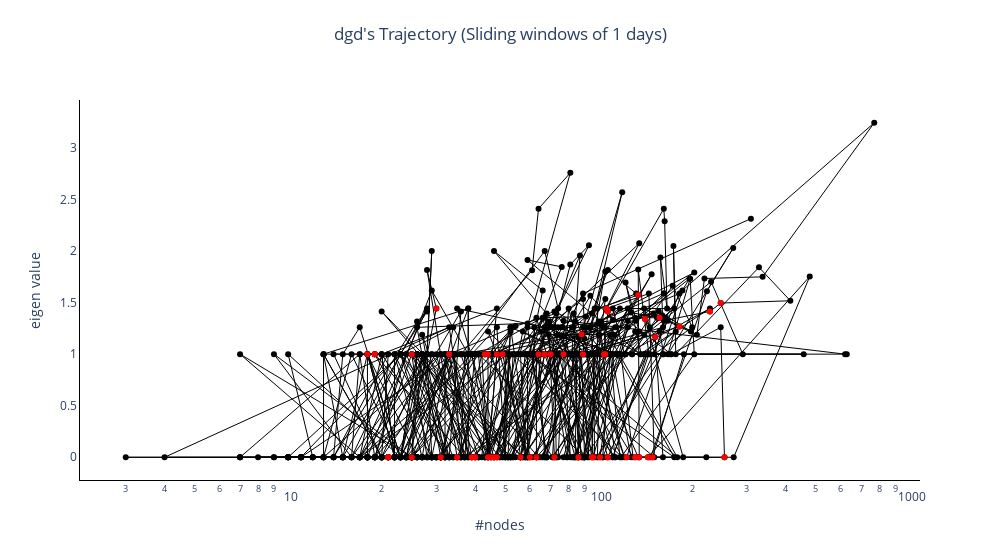

Notebook code for this chart:
### Code cell
fig = go.Figure()
# take the real values of the eigens, ignore the complex values.
df_sliding['e1'] = df_sliding['e1'].apply(lambda x: x.real)
df_sliding['e2'] = df_sliding['e2'].apply(lambda x: x.real)
df_sliding['e3'] = df_sliding['e3'].apply(lambda x: x.real)

# Scatter plot with black lines and markers for the entire dataset
fig.add_trace(go.Scatter(
    x=df_sliding['#nodes'],
    y=df_sliding['e1'],
    mode='lines+markers',
    name='Entire Dataset',
    line=dict(width=1, color='black')
))

# Scatter plot with red lines and markers for the dates in df_sliding that also appear in df_events
event_days_data = df_sliding[df_sliding['window_start'].isin(df_events['date'])]
fig.add_trace(go.Scatter(
    x=event_days_data['#nodes'],
    y=event_days_data['e1'],
    mode='markers',
    name='Event Days',
    line=dict(width=1, color='red')
))

# Customize the layout
fig.update_layout(
    title=dict(
        text=network_name+'\'s Trajectory (Sliding windows of '+str(window_size)+' days)',  # Set the title here
        x=0.5,  # Center the title horizontally (0.5 means middle)
        y=0.95,  # Adjust the vertical position as needed (0.95 is near the top)
    ),
    xaxis=dict(title='#nodes'),
    yaxis=dict(title='eigen value'),
    paper_bgcolor='white',  # Set the background color to white
    plot_bgcolor='white',   # Set the plot area background color to white
    width=1000
    
)

fig.update_xaxes(linecolor='black',type="log")
fig.update_yaxes(linecolor='black')
fig.update_traces(showlegend=False)
# Show the plot

fig.show()
fig.write_image(file_path+"eigens_"+network_name+"_"+str(window_size)+".png")

### Figure 1 — Plotly figure (JSON) as saved in the notebook; plotly's stock layout.template omitted (floating-point values rounded to 4 significant figures; data arrays with more than 128 entries replaced by an {"elided": "..."} marker saying what was removed)
{"data": [{"line": {"color": "black", "width": 1}, "mode": "lines+markers", "name": "Entire Dataset", "showlegend": false, "type": "scatter", "x": {"elided": "737 int values"}, "y": {"elided": "737 float values"}}, {"line": {"color": "red", "width": 1}, "mode": "markers", "name": "Event Days", "showlegend": false, "type": "scatter", "x": [25, 45, 18, 21, 19, 30, 33, 35, 21, 31, 46, 40, 43, 95, 86, 56, 67, 70, 44, 47, 44, 89, 39, 96, 134, 88, 77, 106, 107, 60, 64, 72, 40, 49, 63, 47, 25, 149, 131, 101, 135, 107, 144, 141, 152, 182, 123, 157, 104, 228, 247, 254, 105], "y": [1, 0, 1, 0, 1, 1.442, 1, 0, 0, 0, 0, 0, 1, 0, 0, 0, 1, 1, 0, 1, 1, 1, 0, 0, 1.573, 1.194, 1, 1.442, 0, 0, 1, 0, 0, 1, 0, 0, 0, 0, 0, 0, 0, 1.414, 0, 1.341, 1.167, 1.267, 0, 1.353, 1.0, 1.414, 1.495, 0, 1]}], "layout": {"paper_bgcolor": "white", "plot_bgcolor": "white", "title": {"text": "dgd's Trajectory (Sliding windows of 1 days)", "x": 0.5, "y": 0.95}, "width": 1000, "xaxis": {"linecolor": "black", "title": {"text": "#nodes"}, "type": "log"}, "yaxis": {"linecolor": "black", "title": {"text": "eigen value"}}}}
